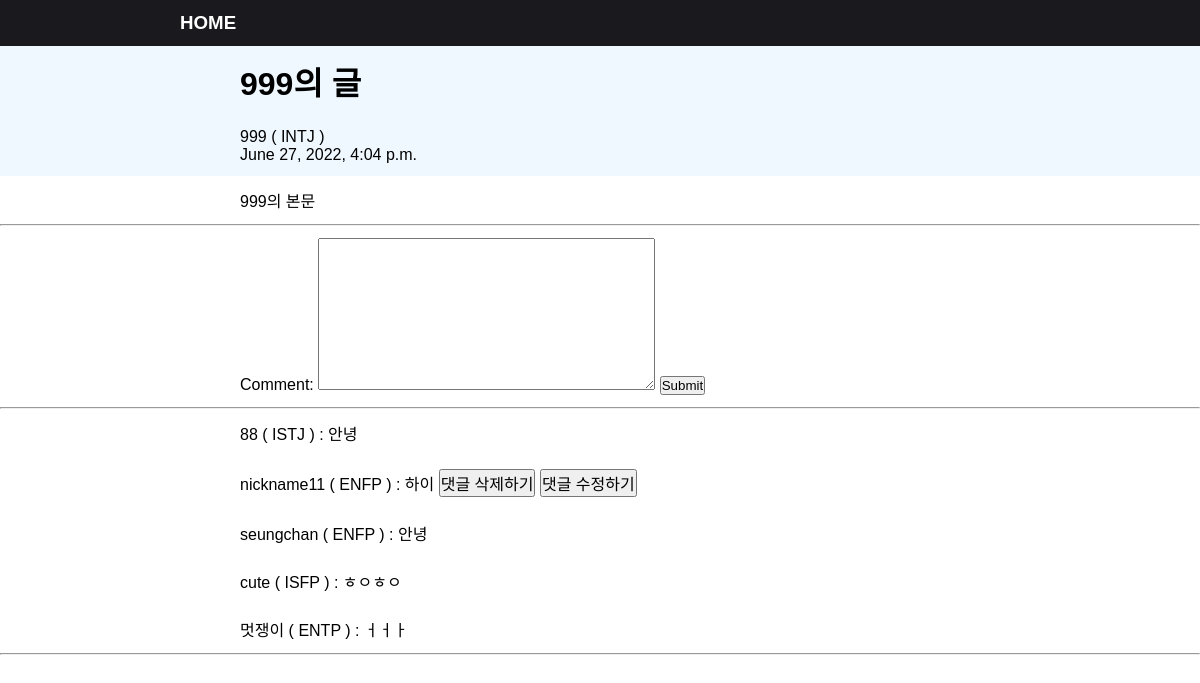
Page /detail/60 (signed in) on the committed database.
### blogapp/models.py (models this page shows, shortened)
class Blog(models.Model): #models안의Model을 상속해야함
    title = models.CharField(max_length=200)  #뒤에 어떤타입인지도 명시
    body = models.TextField()
    date = models.DateTimeField(auto_now_add=True) #자동으로 지금시간 추가하겠다는 말
    writer = models.ForeignKey(myUser, null= True, on_delete = models.CASCADE)  #

class Comment(models.Model):
    comment = models.TextField()
    date = models.DateTimeField(auto_now_add=True)
    post = models.ForeignKey(Blog, on_delete=models.CASCADE)
    writer = models.ForeignKey(myUser, null= True, on_delete = models.CASCADE)

### accounts/models.py (models this page shows)
class myUser(AbstractUser):
    nickname = models.CharField(max_length = 200)
    mbti = models.CharField(max_length = 15)

### blogapp/views.py (the view)
# urls.py: path('detail/<int:blog_id>', views.detail, name='detail'),
def detail(request, blog_id):
    blog_detail = get_object_or_404(Blog, pk=blog_id)
    comment_form = CommentForm()
    return render(request, 'detail.html',{'blog_detail':blog_detail,'comment_form':comment_form})

### blogapp/forms.py
class CommentForm(forms.ModelForm):
    class Meta:
        model = Comment  #Comment라는 모델을 기반으로 입력값을 받을거다
        fields=['comment'] #이 부분만 입력받겠다는 의미

### blogapp/templates/detail.html (shortened to what this page needs)
<h3 class="home"><a class="a_home" href="{% url 'home' %}">HOME</a></h3>
<h1 class="title">{{ blog_detail.title }}</h1>
<div class="boxes">
<p>{{ blog_detail.writer.nickname }} ( {{ blog_detail.writer.mbti }} )</p>
<p>{{ blog_detail.date}}</p>
</div>
<p class="main">{{ blog_detail.body}}</p>
<hr>
<div class="commentform">
<form method="Post" action="{% url 'create_comment' blog_detail.id %}">
  {{ comment_form }}
  <input type="submit">
</form>
</div><hr>
{% for comment in blog_detail.comment_set.all %}
<div class="commentform"><p>{{ comment.writer.nickname }} ( {{ comment.writer.mbti }} ) : {{ comment.comment }}
  {% if comment.writer == request.user %}
  <button>
    <a class = "a_btn" href="{% url 'delete_comment' blog_detail.id comment.id %}">댓글 삭제하기</a>
  </button>
  <button>
    <a class = "a_btn" href="{% url 'update_comment' blog_detail.id comment.id %}">댓글 수정하기</a>
  </button>
  {% endif %}
</p></div>
{% endfor %}
<hr>

### blogapp/templates/detail.html (style rules this page uses)
* { font-family: 'Noto Sans KR', sans-serif; margin: 0; padding: 0; }
.a_home { color: white; text-decoration: none; }
.a_btn { color: black; text-decoration: none; }
.home { background-color: rgb(26, 25, 29); display : flex; padding: 1%; padding-left: 15%; }
.title { background-color: aliceblue; display : flex; padding : 1%; padding-left: 20%; }
.boxes { background-color: aliceblue; display: flex; flex-direction: column; justify-content: space-between; padding: 1%; padding-left: 20%; }
.main { display: flex; padding: 1%; padding-left: 20%; }
.commentform { display: flex; padding: 1%; padding-left: 20%; }
button { font-size: 100%; }

### rows in the picture
Blog: title "999의 글", writer.nickname "999", writer.mbti "INTJ", date "June 27, 2022, 4:04 p.m.", body "999의 본문"
Comment: writer.nickname "88", writer.mbti "ISTJ", comment "안녕"
Comment: writer.nickname "nickname11", writer.mbti "ENFP", comment "하이", shows "댓글 삭제하기"
Comment: writer.nickname "seungchan", writer.mbti "ENFP", comment "안녕"
Comment: writer.nickname "cute", writer.mbti "ISFP", comment "ㅎㅇㅎㅇ"
Comment: writer.nickname "멋쟁이", writer.mbti "ENTP", comment "ㅓㅓㅏ"
